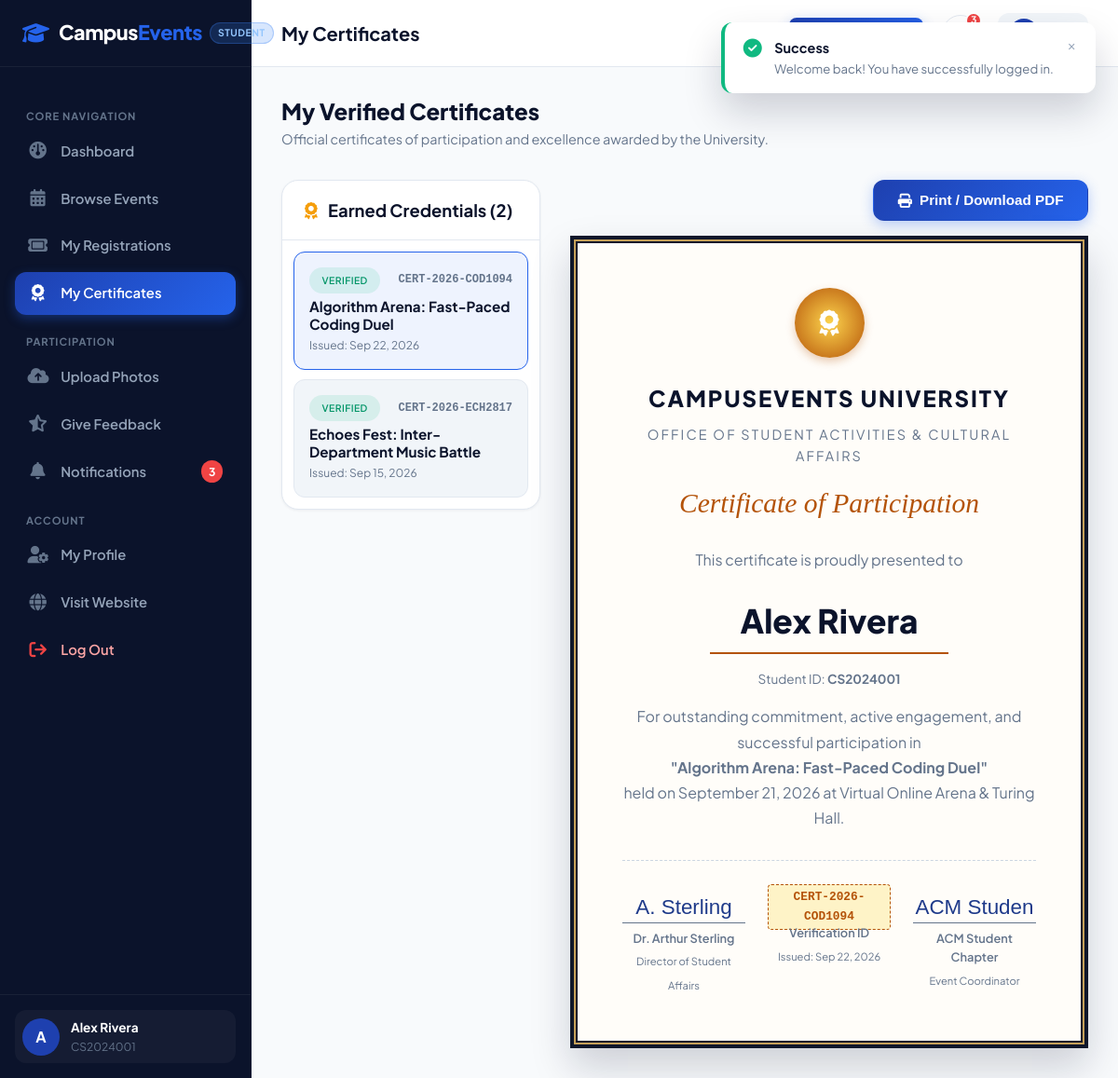
Screenshot of /student/certificates.php (signed in) with the database file from the repository.
### tables this page shows
CREATE TABLE IF NOT EXISTS `students` (
  `id` INT AUTO_INCREMENT PRIMARY KEY,
  `user_id` INT NOT NULL UNIQUE,
  `student_id` VARCHAR(50) NOT NULL UNIQUE,
  `full_name` VARCHAR(150) NOT NULL,
  `phone` VARCHAR(25) NOT NULL,
  `department` VARCHAR(100) NOT NULL,
  `course` VARCHAR(100) NOT NULL,
  `semester` VARCHAR(20) NOT NULL,
  `avatar` VARCHAR(255) DEFAULT NULL,
  `created_at` TIMESTAMP DEFAULT CURRENT_TIMESTAMP,
  CONSTRAINT `fk_student_user` FOREIGN KEY (`user_id`) REFERENCES `users`(`id`) ON DELETE CASCADE
);

CREATE TABLE IF NOT EXISTS `certificates` (
  `id` INT AUTO_INCREMENT PRIMARY KEY,
  `certificate_code` VARCHAR(50) NOT NULL UNIQUE,
  `registration_id` INT NOT NULL UNIQUE,
  `student_id` INT NOT NULL,
  `event_id` INT NOT NULL,
  `issue_date` DATE NOT NULL,
  `created_at` TIMESTAMP DEFAULT CURRENT_TIMESTAMP,
  CONSTRAINT `fk_cert_reg` FOREIGN KEY (`registration_id`) REFERENCES `event_registrations`(`id`) ON DELETE CASCADE,
  CONSTRAINT `fk_cert_student` FOREIGN KEY (`student_id`) REFERENCES `students`(`id`) ON DELETE CASCADE,
  CONSTRAINT `fk_cert_event` FOREIGN KEY (`event_id`) REFERENCES `events`(`id`) ON DELETE CASCADE
);

CREATE TABLE IF NOT EXISTS `events` (
  `id` INT AUTO_INCREMENT PRIMARY KEY,
  `title` VARCHAR(255) NOT NULL,
  `slug` VARCHAR(255) NOT NULL UNIQUE,
  `category` ENUM('Technical', 'Cultural', 'Sports', 'Arts', 'Workshop', 'Seminar', 'Competition', 'College Festival') NOT NULL,
  `description` TEXT NOT NULL,
  `rules` TEXT DEFAULT NULL,
  `eligibility` VARCHAR(255) DEFAULT 'Open to all registered university students',
  `event_date` DATE NOT NULL,
  `event_time` TIME NOT NULL,
  `venue` VARCHAR(200) NOT NULL,
  `organizer` VARCHAR(150) NOT NULL,
  `contact_info` VARCHAR(200) NOT NULL,
  `banner_image` VARCHAR(255) DEFAULT NULL,
  `max_participants` INT NOT NULL DEFAULT 100,
  `registration_deadline` DATETIME NOT NULL,
  `is_published` TINYINT(1) NOT NULL DEFAULT 1,
  `created_at` TIMESTAMP DEFAULT CURRENT_TIMESTAMP,
  INDEX `idx_event_date` (`event_date`),
  INDEX `idx_category` (`category`)
);

### includes/auth.php (called while the page is built, shortened)
<?php
function getBaseUrl(): string {
    $scriptName = $_SERVER['SCRIPT_NAME'] ?? '';
    return '/';
}
function getCurrentUser(): ?array {
    $pdo = getDBConnection();
    $userId = (int)$_SESSION['user_id'];
    $role = $_SESSION['user_role'] ?? 'student';
    if ($role === 'admin') {
        $stmt = $pdo->prepare("
            SELECT u.id as user_id, u.email, u.role, a.id as admin_id, a.full_name, a.department, a.phone
            FROM users u
            JOIN admins a ON a.user_id = u.id
            WHERE u.id = ?
        ");
    } else {
        $stmt = $pdo->prepare("
            SELECT u.id as user_id, u.email, u.role, s.id as student_id_pk, s.student_id, s.full_name,
                   s.phone, s.department, s.course, s.semester, s.avatar
            FROM users u
            JOIN students s ON s.user_id = u.id
            WHERE u.id = ?
        ");
    }
    $stmt->execute([$userId]);
    $user = $stmt->fetch();
    return $user ?: null;
}
function e(?string $string): string {
    return htmlspecialchars($string ?? '', ENT_QUOTES, 'UTF-8');
}
function getUnreadNotificationCount(int $userId): int {
    try {
        $pdo = getDBConnection();
        $stmt = $pdo->prepare("SELECT COUNT(*) FROM notifications WHERE user_id = ? AND is_read = 0");
        $stmt->execute([$userId]);
        return (int)$stmt->fetchColumn();
    } catch (Exception $e) {
        return 0;
    }
}

### student/certificates.php (the view, shortened to what this page needs)
<?php
require_once __DIR__ . '/../includes/auth.php';
$student = getCurrentUser();
$pdo = getDBConnection();
$studentPk = (int)$student['student_id_pk'];
$stmt = $pdo->prepare("
    SELECT c.*, e.title as event_title, e.category, e.event_date, e.organizer, e.venue, s.full_name as student_name, s.student_id
    FROM certificates c
    JOIN events e ON e.id = c.event_id
    JOIN students s ON s.id = c.student_id
    WHERE c.student_id = ?
    ORDER BY c.issue_date DESC
");
$stmt->execute([$studentPk]);
$certificates = $stmt->fetchAll();
$activeCert = null;
if (!$activeCert && !empty($certificates)) {
    $activeCert = $certificates[0];
}
$pageTitle = 'My Certificates';
require_once __DIR__ . '/../includes/header.php';
require_once __DIR__ . '/../includes/student-sidebar.php';
?>
<div style="display: flex; justify-content: space-between; align-items: center; margin-bottom: 2rem; flex-wrap: wrap; gap: 1rem;">
  <div>
    <h2 style="font-size: 1.5rem; font-weight: 800; color: var(--primary-dark); margin-bottom: 0.25rem;">My Verified Certificates</h2>
    <p style="color: var(--muted); font-size: 0.9rem;">Official certificates of participation and excellence awarded by the University.</p>
  </div>
</div>
<?php if (!empty($certificates)): ?>
  <div style="display: grid; grid-template-columns: 1fr 2fr; gap: 2rem; align-items: flex-start;">
    <div>
      <div class="dash-card">
        <div class="dash-card-header">
          <h3><i class="fa-solid fa-award" style="color: var(--warning); margin-right: 0.5rem;"></i> Earned Credentials (<?= count($certificates) ?>)</h3>
        </div>
        <div class="dash-card-body" style="padding: 0.75rem;">
          <div style="display: flex; flex-direction: column; gap: 0.65rem;">
            <?php foreach ($certificates as $c):
              $isSelected = ($activeCert && $activeCert['id'] === $c['id']);
            ?>
              <div style="background: <?= $isSelected ? 'rgba(37, 99, 235, 0.08)' : 'var(--surface-alt)' ?>; border: 1px solid <?= $isSelected ? 'var(--accent)' : 'var(--border)' ?>; border-radius: var(--radius-md); padding: 1rem; cursor: pointer; transition: var(--transition);"
                   onclick="window.location.href='<?= $baseUrl ?>student/certificates.php?id=<?= $c['id'] ?>'">
                <div style="display: flex; justify-content: space-between; align-items: center; margin-bottom: 0.25rem;">
                  <span class="badge badge-success" style="font-size: 0.65rem;">Verified</span>
                  <span style="font-size: 0.75rem; color: var(--muted); font-family: monospace; font-weight: 700;"><?= e($c['certificate_code']) ?></span>
                </div>
                <h4 style="font-size: 0.95rem; font-weight: 700; color: var(--primary-dark); margin-bottom: 0.25rem;"><?= e($c['event_title']) ?></h4>
                <div style="font-size: 0.75rem; color: var(--muted);">Issued: <?= date('M j, Y', strtotime($c['issue_date'])) ?></div>
              </div>
            <?php endforeach; ?>
          </div>
        </div>
      </div>
    </div>
    <?php if ($activeCert): ?>
      <div>
        <div style="display: flex; justify-content: flex-end; gap: 0.75rem; margin-bottom: 1rem;">
          <button type="button" class="btn btn-primary" onclick="window.print()">
            <i class="fa-solid fa-print"></i> Print / Download PDF
          </button>
        </div>
        <div class="certificate-preview-card" id="printable-certificate">
          <div class="cert-badge-stamp">
            <i class="fa-solid fa-award"></i>
          </div>
          <div class="cert-college">CampusEvents University</div>
          <div style="font-size: 0.9rem; letter-spacing: 0.15em; text-transform: uppercase; color: #64748b; margin-bottom: 1rem;">
            Office of Student Activities & Cultural Affairs
          </div>
          <div class="cert-title">Certificate of Participation</div>
          <div style="font-size: 1rem; color: #64748b; margin-bottom: 0.5rem;">
            This certificate is proudly presented to
          </div>
          <div class="cert-recipient">
            <?= e($activeCert['student_name']) ?>
          </div>
          <div style="font-size: 0.85rem; color: var(--muted); margin-bottom: 1rem;">
            Student ID: <strong><?= e($activeCert['student_id']) ?></strong>
          </div>
          <p class="cert-text">
            For outstanding commitment, active engagement, and successful participation in <br>
            <strong>"<?= e($activeCert['event_title']) ?>"</strong><br>
            held on <?= date('F j, Y', strtotime($activeCert['event_date'])) ?> at <?= e($activeCert['venue']) ?>.
          </p>
          <div class="cert-meta-grid">
            <div>
              <div class="cert-signature-line">
                <span style="font-family: 'Brush Script MT', cursive, sans-serif; font-size: 1.4rem; color: #1e3a8a;">A. Sterling</span>
              </div>
              <div class="cert-sign-label">Dr. Arthur Sterling</div>
              <small style="font-size: 0.7rem; color: var(--muted);">Director of Student Affairs</small>
            </div>
            <div>
              <div style="height: 35px; display: flex; align-items: center; justify-content: center;">
                <span style="font-family: monospace; font-size: 0.8rem; font-weight: 700; color: #b45309; background: #fef3c7; padding: 0.2rem 0.6rem; border-radius: 4px; border: 1px dashed #b45309;">
                  <?= e($activeCert['certificate_code']) ?>
                </span>
              </div>
              <div class="cert-sign-label">Verification ID</div>
              <small style="font-size: 0.7rem; color: var(--muted);">Issued: <?= date('M d, Y', strtotime($activeCert['issue_date'])) ?></small>
            </div>
            <div>
              <div class="cert-signature-line">
                <span style="font-family: 'Brush Script MT', cursive, sans-serif; font-size: 1.4rem; color: #1e3a8a;"><?= substr(e($activeCert['organizer']), 0, 10) ?></span>
              </div>
              <div class="cert-sign-label"><?= e($activeCert['organizer']) ?></div>
              <small style="font-size: 0.7rem; color: var(--muted);">Event Coordinator</small>
            </div>
          </div>
        </div>
      </div>
    <?php endif; ?>
  </div>
<?php endif; ?>
    </div>
  </div>
</div>
</body>
</html>

### includes/student-sidebar.php (shortened to what this page needs)
<?php
require_once __DIR__ . '/auth.php';
$baseUrl = getBaseUrl();
$currentFile = basename($_SERVER['PHP_SELF']);
$student = getCurrentUser();
$unreadCount = getUnreadNotificationCount($student['user_id']);
?>
<div class="dashboard-layout">
  <aside class="dashboard-sidebar">
    <div class="sidebar-header">
      <a href="<?= $baseUrl ?>index.php" class="brand-logo">
        <i class="fa-solid fa-graduation-cap"></i>
        <span>Campus<span class="accent">Events</span></span>
      </a>
      <span class="sidebar-role-badge student">Student</span>
    </div>
    <div class="sidebar-body">
      <div class="sidebar-group-label">Core Navigation</div>
      <ul class="sidebar-nav">
        <li>
          <a href="<?= $baseUrl ?>student/dashboard.php" class="<?= $currentFile === 'dashboard.php' ? 'active' : '' ?>">
            <i class="fa-solid fa-gauge"></i>
            <span>Dashboard</span>
          </a>
        </li>
        <li>
          <a href="<?= $baseUrl ?>student/events.php" class="<?= $currentFile === 'events.php' ? 'active' : '' ?>">
            <i class="fa-solid fa-calendar-days"></i>
            <span>Browse Events</span>
          </a>
        </li>
        <li>
          <a href="<?= $baseUrl ?>student/registrations.php" class="<?= $currentFile === 'registrations.php' ? 'active' : '' ?>">
            <i class="fa-solid fa-ticket"></i>
            <span>My Registrations</span>
          </a>
        </li>
        <li>
          <a href="<?= $baseUrl ?>student/certificates.php" class="<?= $currentFile === 'certificates.php' ? 'active' : '' ?>">
            <i class="fa-solid fa-award"></i>
            <span>My Certificates</span>
          </a>
        </li>
      </ul>
      <div class="sidebar-group-label">Participation</div>
      <ul class="sidebar-nav">
        <li>
          <a href="<?= $baseUrl ?>student/upload-photo.php" class="<?= $currentFile === 'upload-photo.php' ? 'active' : '' ?>">
            <i class="fa-solid fa-cloud-arrow-up"></i>
            <span>Upload Photos</span>
          </a>
        </li>
        <li>
          <a href="<?= $baseUrl ?>student/feedback.php" class="<?= $currentFile === 'feedback.php' ? 'active' : '' ?>">
            <i class="fa-solid fa-star-half-stroke"></i>
            <span>Give Feedback</span>
          </a>
        </li>
        <li>
          <a href="<?= $baseUrl ?>student/notifications.php" class="<?= $currentFile === 'notifications.php' ? 'active' : '' ?>">
            <i class="fa-solid fa-bell"></i>
            <span>Notifications</span>
            <?php if ($unreadCount > 0): ?>
              <span class="sidebar-nav-badge"><?= $unreadCount ?></span>
            <?php endif; ?>
          </a>
        </li>
      </ul>
      <div class="sidebar-group-label">Account</div>
      <ul class="sidebar-nav">
        <li>
          <a href="<?= $baseUrl ?>student/profile.php" class="<?= $currentFile === 'profile.php' ? 'active' : '' ?>">
            <i class="fa-solid fa-user-gear"></i>
            <span>My Profile</span>
          </a>
        </li>
        <li>
          <a href="<?= $baseUrl ?>index.php">
            <i class="fa-solid fa-globe"></i>
            <span>Visit Website</span>
          </a>
        </li>
        <li>
          <a href="<?= $baseUrl ?>auth/logout.php" style="color: #fca5a5;">
            <i class="fa-solid fa-arrow-right-from-bracket" style="color: #ef4444;"></i>
            <span>Log Out</span>
          </a>
        </li>
      </ul>
    </div>
    <div class="sidebar-footer">
      <div class="sidebar-user-card">
        <div class="sidebar-avatar">
          <?= strtoupper(substr($student['full_name'] ?? 'S', 0, 1)) ?>
        </div>
        <div class="sidebar-user-info">
          <div class="sidebar-user-name"><?= e($student['full_name']) ?></div>
          <div class="sidebar-user-role"><?= e($student['student_id'] ?? 'Student') ?></div>
        </div>
      </div>
    </div>
  </aside>
  <div class="dashboard-main">
    <header class="dashboard-topbar">
      <div class="topbar-left">
        <h1 class="topbar-title"><?= e($pageTitle ?? 'Student Dashboard') ?></h1>
      </div>
      <div class="topbar-right">
        <a href="<?= $baseUrl ?>student/events.php" class="btn btn-primary btn-sm">
        </a>
        <div class="topbar-action-item">
          <a href="<?= $baseUrl ?>student/notifications.php" class="topbar-icon-btn" title="Notifications">
            <?php if ($unreadCount > 0): ?>
              <span class="topbar-badge"><?= $unreadCount ?></span>
            <?php endif; ?>
          </a>
        </div>
        <a href="<?= $baseUrl ?>student/profile.php" class="sidebar-user-card" style="background: var(--surface-alt); text-decoration: none; padding: 0.35rem 0.75rem;">
          <div class="sidebar-avatar" style="width: 32px; height: 32px; font-size: 0.8rem;">
          </div>
          <span style="font-size: 0.85rem; font-weight: 700; color: var(--primary-dark);">
          </span>
        </a>
      </div>
    </header>
    <div class="dashboard-content">

### rows the page displays
students: full_name "A", full_name "Alex Rivera", student "CS2024001"
certificates: certificate_code "CERT-2026-COD1094", event.title "Algorithm Arena: Fast-Paced Coding Duel", issue_date "Sep 22, 2026"
certificates: certificate_code "CERT-2026-ECH2817", event.title "Echoes Fest: Inter-Department Music Battle", issue_date "Sep 15, 2026"
events: title "Algorithm Arena: Fast-Paced Coding Duel", event_date "September 21, 2026", venue "Virtual Online Arena & Turing Hall", organizer "ACM Studen", organizer "ACM Student Chapter"

### other values shown
$unreadCount "3"
$pageTitle "My Certificates"
count($certificates) "2"
